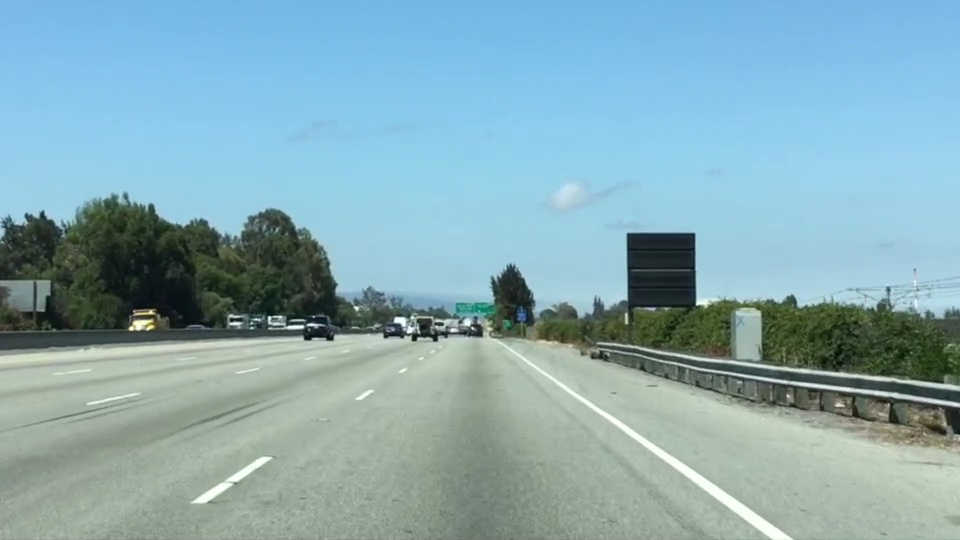
#> input picture lecture/lecture01/test_images/test.jpg, 960 x 540 px
$ python color_selection.py
#> lines starting #> are read from the running program, lines starting #| are printed output that depends on the picture; after the words box and inside, x2 and y2 are one past the last pixel; in counts of white or black regions, pixels touching at a corner belong together
import matplotlib.pyplot as plt
import matplotlib.image as mpimg
import numpy as np


def main():
    # Read in the image
    image = mpimg.imread('test_images/test.jpg')
#> image is the input picture: shape (540, 960, 3); mean R, G, B 135.5, 171.1, 179.2

    # Grab the x and y size and make a copy of the image
    ysize = image.shape[0]
#> ysize = 540
    xsize = image.shape[1]
#> xsize = 960
    color_select = np.copy(image)

    # Define color selection criteria
    ###### MODIFY THESE VARIABLES TO MAKE YOUR COLOR SELECTION
    red_threshold = 200
    green_threshold = 200
    blue_threshold = 200
    ######

    rgb_threshold = [red_threshold, green_threshold, blue_threshold]

    # Do a boolean or with the "|" character to identify
    # pixels below the thresholds
    thresholds = (image[:, :, 0] < rgb_threshold[0]) \
                 & (image[:, :, 1] < rgb_threshold[1]) \
                 & (image[:, :, 2] < rgb_threshold[2])
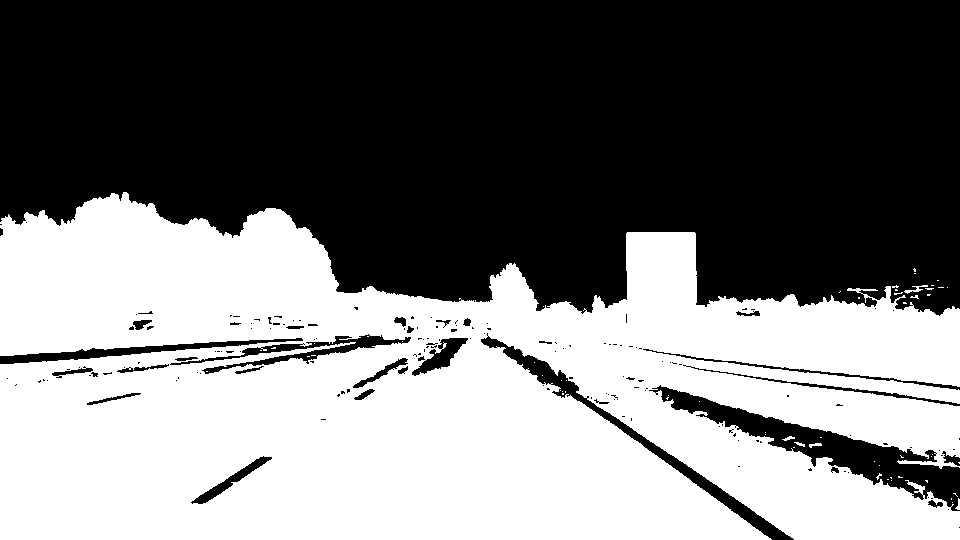
#> thresholds: shape (540, 960) bool; 46.8% white; 61 white regions (55 under 20 px), largest, box (x1, y1, x2, y2) and area: (0, 192, 960, 540) 242367, (904, 285, 928, 294) 70, (809, 443, 822, 448) 37, (782, 436, 795, 441) 32, (955, 498, 960, 510) 30, (794, 442, 805, 447) 27
    color_select[thresholds] = [0, 0, 0]
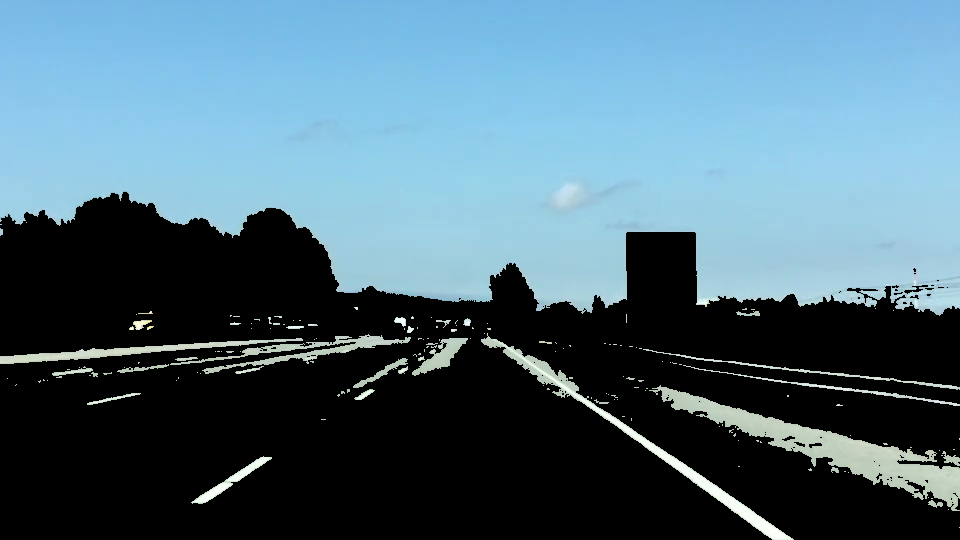
#> color_select: shape (540, 960, 3); mean R, G, B 78.2, 107.2, 121.7

    # Display the image
    plt.imshow(color_select)
    plt.show()

    # Uncomment the following code if you are running the code locally and wish to save the image
    mpimg.imsave("test_images/test-after.png", color_select)


if __name__ == "__main__":
    main()
